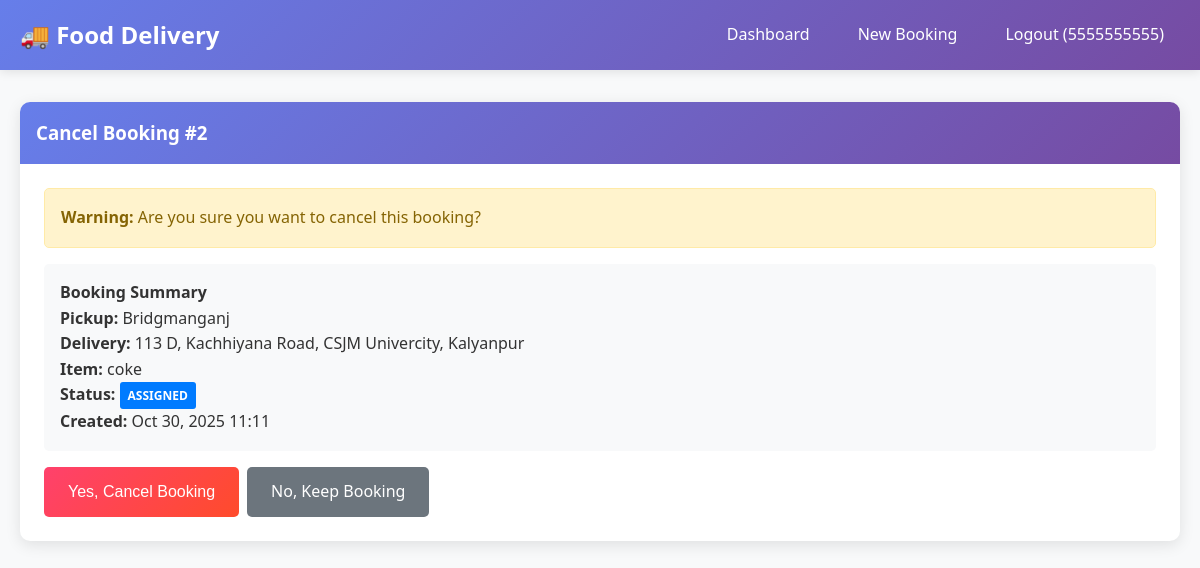
Screenshot of /bookings/2/cancel/ (signed in) with the database file from the repository.
### accounts/models.py (models this page shows, shortened)
class User(AbstractBaseUser, PermissionsMixin):
    USER_TYPE_CHOICES = [
        ('customer', 'Customer'),
        ('delivery_partner', 'Delivery Partner'),
        ('admin', 'Admin'),
    ]
    mobile_number = models.CharField(max_length=15, unique=True)
    first_name = models.CharField(max_length=30, blank=True)
    last_name = models.CharField(max_length=30, blank=True)
    user_type = models.CharField(max_length=20, choices=USER_TYPE_CHOICES, default='customer')
    is_active = models.BooleanField(default=True)
    is_staff = models.BooleanField(default=False)
    date_joined = models.DateTimeField(default=timezone.now)
    is_available = models.BooleanField(default=True)  # For delivery partners
    objects = UserManager()
    USERNAME_FIELD = 'mobile_number'
    REQUIRED_FIELDS = []

### bookings/models.py (models this page shows, shortened)
class Booking(models.Model):
    STATUS_CHOICES = [
        ('pending', 'Pending'),
        ('assigned', 'Assigned'),
        ('started', 'Started'),
        ('reached', 'Reached'),
        ('collected', 'Collected'),
        ('delivered', 'Delivered'),
        ('cancelled', 'Cancelled'),
    ]
    customer = models.ForeignKey(
        settings.AUTH_USER_MODEL,
        on_delete=models.CASCADE,
        related_name='customer_bookings'
    )
    delivery_partner = models.ForeignKey(
        settings.AUTH_USER_MODEL,
        on_delete=models.SET_NULL,
        null=True,
        blank=True,
        related_name='delivery_bookings'
    )
    pickup_address = models.TextField()
    pickup_contact_name = models.CharField(max_length=100)
    pickup_contact_phone = models.CharField(max_length=15)
    delivery_address = models.TextField()
    delivery_contact_name = models.CharField(max_length=100)
    delivery_contact_phone = models.CharField(max_length=15)
    item_description = models.TextField()
    special_instructions = models.TextField(blank=True)
    estimated_price = models.DecimalField(max_digits=10, decimal_places=2, default=0.00)
    status = models.CharField(max_length=20, choices=STATUS_CHOICES, default='pending')
    created_at = models.DateTimeField(auto_now_add=True)
    updated_at = models.DateTimeField(auto_now=True)
    assigned_at = models.DateTimeField(null=True, blank=True)
    started_at = models.DateTimeField(null=True, blank=True)
    reached_at = models.DateTimeField(null=True, blank=True)
    collected_at = models.DateTimeField(null=True, blank=True)
    delivered_at = models.DateTimeField(null=True, blank=True)
    cancelled_at = models.DateTimeField(null=True, blank=True)
    class Meta:
        ordering = ['-created_at']
    def can_be_cancelled(self):
        return self.status in ['pending', 'assigned']

### bookings/views.py (the view)
# urls.py: path('<int:booking_id>/cancel/', views.cancel_booking, name='cancel_booking'),
@login_required
def cancel_booking(request, booking_id):
    booking = get_object_or_404(Booking, id=booking_id)
    if request.user.user_type != 'customer' or booking.customer != request.user:
        messages.error(request, 'You can only cancel your own bookings.')
        return redirect('dashboard')
    if not booking.can_be_cancelled():
        messages.error(request, 'This booking cannot be cancelled.')
        return redirect('dashboard')
    if request.method == 'POST':
        booking.update_status('cancelled')
        messages.success(request, 'Booking cancelled successfully!')
        return redirect('dashboard')
    return render(request, 'bookings/cancel_booking.html', {'booking': booking})

### templates/bookings/cancel_booking.html (shortened to what this page needs)
{% extends 'base.html' %}
{% block content %}
<div class="card">
    <div class="card-header">
        <h3>Cancel Booking #{{ booking.id }}</h3>
    </div>
    <div class="card-body">
        <div class="alert alert-warning">
            <strong>Warning:</strong> Are you sure you want to cancel this booking?
        </div>
        <div class="booking-summary">
            <h4>Booking Summary</h4>
            <p><strong>Pickup:</strong> {{ booking.pickup_address|truncatechars:50 }}</p>
            <p><strong>Delivery:</strong> {{ booking.delivery_address|truncatechars:50 }}</p>
            <p><strong>Item:</strong> {{ booking.item_description|truncatechars:50 }}</p>
            <p><strong>Status:</strong> <span class="badge badge-{{ booking.status }}">{{ booking.get_status_display }}</span></p>
            <p><strong>Created:</strong> {{ booking.created_at|date:"M d, Y H:i" }}</p>
        </div>
        <form method="post" class="mt-3">
            <div class="d-flex gap-1">
                <button type="submit" class="btn btn-danger">Yes, Cancel Booking</button>
                <a href="{% url 'view_booking' booking.id %}" class="btn btn-secondary">No, Keep Booking</a>
            </div>
        </form>
    </div>
</div>
{% endblock %}

### templates/base.html (shortened to what this page needs)
<!DOCTYPE html>
<html lang="en">
<head>
    {% load static %}
    <link rel="stylesheet" href="{% static 'css/style.css' %}">
</head>
<body>
    <nav class="navbar">
        <div class="container">
            <a href="{% url 'dashboard' %}" class="navbar-brand">🚚 Food Delivery</a>
            <ul class="navbar-nav">
                {% if user.is_authenticated %}
                    <li><a href="{% url 'dashboard' %}">Dashboard</a></li>
                    {% if user.user_type == 'customer' %}
                        <li><a href="{% url 'create_booking' %}">New Booking</a></li>
                    {% endif %}
                    <li><a href="{% url 'logout' %}">Logout ({{ user.mobile_number }})</a></li>
                {% else %}
                    <li><a href="{% url 'login' %}">Login</a></li>
                {% endif %}
            </ul>
        </div>
    </nav>
    <main class="container" style="margin-top: 2rem;">
        {% block content %}
        {% endblock %}
    </main>
</body>
</html>

### static/css/style.css (style rules this page uses)
* { margin: 0; padding: 0; box-sizing: border-box; }
body { font-family: 'Segoe UI', Tahoma, Geneva, Verdana, sans-serif; background-color: #f8f9fa; line-height: 1.6; color: #333; }
.container { max-width: 1200px; margin: 0 auto; padding: 0 20px; }
.navbar { background: linear-gradient(135deg, #667eea 0%, #764ba2 100%); padding: 1rem 0; box-shadow: 0 2px 10px rgba(0,0,0,0.1); }
.navbar .container { display: flex; justify-content: space-between; align-items: center; }
.navbar-brand { color: white; font-size: 1.5rem; font-weight: bold; text-decoration: none; }
.navbar-nav { display: flex; list-style: none; gap: 1rem; }
.navbar-nav a { color: white; text-decoration: none; padding: 0.5rem 1rem; border-radius: 5px; transition: background-color 0.3s; }
.card { background: white; border-radius: 10px; box-shadow: 0 4px 15px rgba(0,0,0,0.1); margin-bottom: 1.5rem; overflow: hidden; transition: transform 0.3s, box-shadow 0.3s; }
.card-header { background: linear-gradient(135deg, #667eea 0%, #764ba2 100%); color: white; padding: 1rem; font-weight: bold; }
.card-body { padding: 1.5rem; }
.btn { display: inline-block; padding: 0.75rem 1.5rem; border: none; border-radius: 5px; font-size: 1rem; font-weight: 500; text-decoration: none; text-align: center; cursor: pointer; transition: all 0.3s; }
.btn-danger { background: linear-gradient(135deg, #ff416c 0%, #ff4b2b 100%); color: white; }
.btn-secondary { background: #6c757d; color: white; }
.badge { display: inline-block; padding: 0.25rem 0.5rem; font-size: 0.75rem; font-weight: bold; border-radius: 3px; text-transform: uppercase; }
.badge-assigned { background: #007bff; color: white; }
.alert { padding: 1rem; border-radius: 5px; margin-bottom: 1rem; }
.alert-warning { background: #fff3cd; color: #856404; border: 1px solid #ffeaa7; }
.mt-3 { margin-top: 1rem; }
.d-flex { display: flex; }
.gap-1 { gap: 0.5rem; }

### templates/bookings/cancel_booking.html (style rules this page uses)
.booking-summary { background: #f8f9fa; padding: 1rem; border-radius: 5px; margin: 1rem 0; }

### rows the page displays
User: mobile_number "5555555555"
Booking: id "2", pickup_address "Bridgmanganj", delivery_address "113 D, Kachhiyana Road, CSJM Univercity, Kalyanpur", item_description "coke", status "ASSIGNED", created_at "Oct 30, 2025 11:11"
